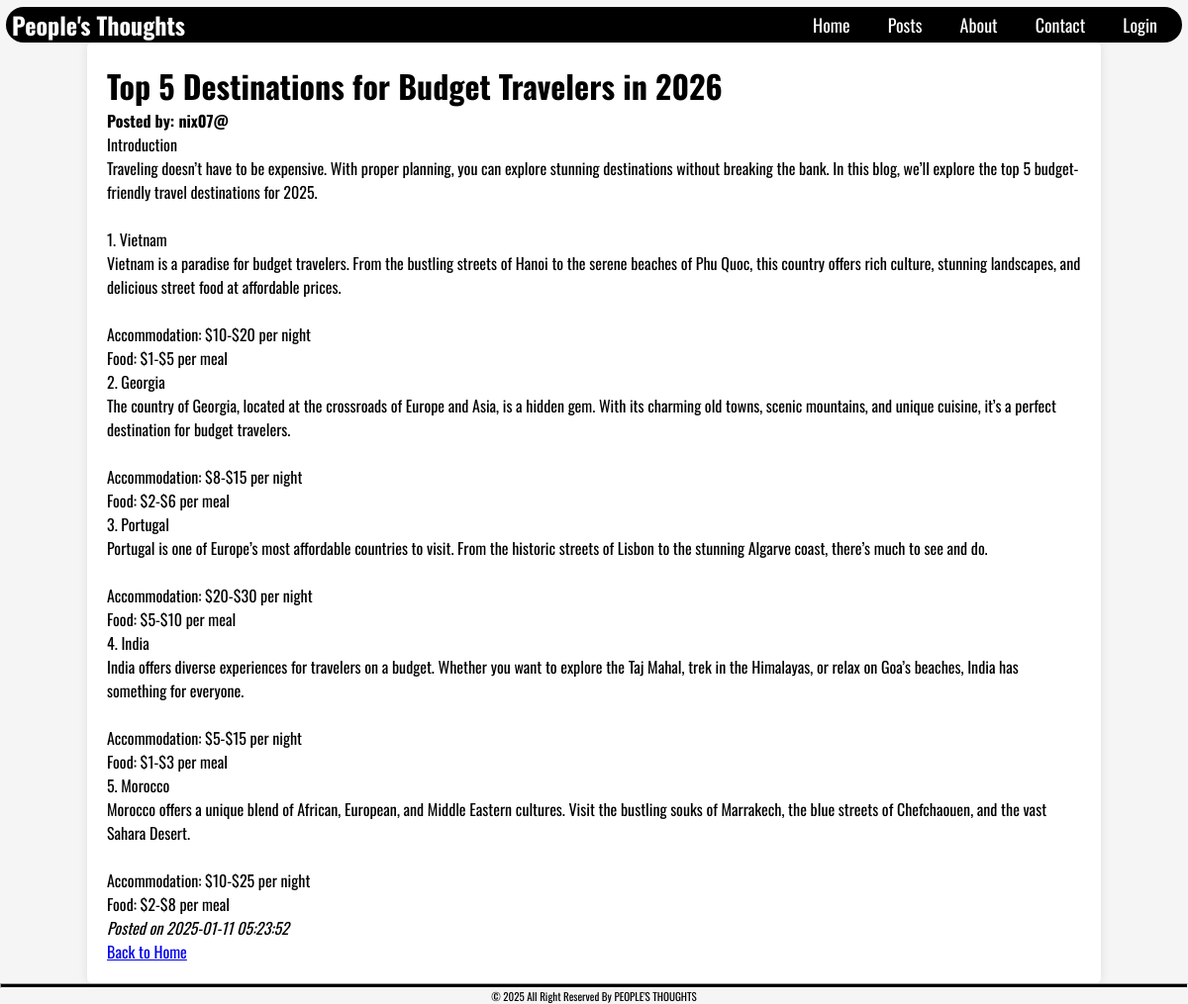
Page /view_post.php?id=3 on the committed database.
### tables this page shows
CREATE TABLE `posts` (
  `id` int(11) NOT NULL,
  `user_id` int(11) NOT NULL,
  `title` varchar(255) NOT NULL,
  `content` mediumblob NOT NULL,
  `created_at` timestamp NOT NULL DEFAULT current_timestamp()
);

CREATE TABLE `user` (
  `id` int(11) NOT NULL,
  `fullname` varchar(255) NOT NULL,
  `username` varchar(50) NOT NULL,
  `email` varchar(255) NOT NULL,
  `password` varchar(255) NOT NULL
);

### view_post.php (the view, shortened to what this page needs)
<?php
include "inc/header.php";
if (isset($_GET['id'])) {
    $postId = $_GET['id'];
    $query = "SELECT posts.*, user.username FROM posts
              JOIN user ON posts.user_id = user.id
              WHERE posts.id = ?";
    $stmt = $conn->prepare($query);
    $stmt->bind_param("i", $postId);
    $stmt->execute();
    $result = $stmt->get_result();
    if ($result->num_rows > 0) {
        $post = $result->fetch_assoc();
    } else {
        echo "Post not found.";
        exit();
    }
} else {
    echo "No post ID provided.";
    exit();
}
?>
<!DOCTYPE html>
<html lang="en">
<head>
    <link rel="stylesheet" href="css/style.css">
</head>
<body>
    <div class="post-container">
        <h1><?php echo htmlspecialchars($post['title']); ?></h1>
        <p><strong>Posted by: <?php echo htmlspecialchars($post['username']); ?></strong></p>
        <p><?php echo nl2br(htmlspecialchars($post['content'])); ?></p>
        <p><em>Posted on <?php echo date('Y-m-d H:i:s', strtotime($post['created_at'])); ?></em></p>
        <a href="index.php" class="back-btn">Back to Home</a>
    </div>
</body>
</html>
<?php
include "inc/footer.php";
?>

### css/navbar.css (style rules this page uses)
body { font-family: "Oswald", serif; }

### css/style.css (style rules this page uses)
* { margin: 0; padding: 0; box-sizing: border-box; }
body { font-family: "Oswald", serif; display: flex; flex-direction: column; align-items: center; min-height: 100vh; background-color: #f5f5f5; padding-top: 7px; }
.post-container { width: 1024px; margin: auto; background: white; padding: 20px; border-radius: 5px; box-shadow: 0 0 10px rgba(0, 0, 0, 0.1); }

### css/footer.css (style rules this page uses)
body { font-family: "Oswald", serif; }

### rows in the picture
posts: title "Top 5 Destinations for Budget Travelers in 2026", user.username "nix07@", content "Introduction Traveling doesn’t have to be expensive. With proper planning, you can explore stunning destinations without breaking the bank. In this blog, we’ll explore the top 5 budget-friendly travel destinations for 2025. 1. Vietnam Vietnam is a paradise for budget travelers. From the bustling streets of Hanoi to the serene beaches of Phu Quoc, this country offers rich culture, stunning landscapes, and delicious street food at affordable prices. Accommodation: $10-$20 per night Food: $1-$5 per meal 2. Georgia The country of Georgia, located at the crossroads of Europe and Asia, is a hidden gem. With its charming old towns, scenic mountains, and unique cuisine, it’s a perfect destination…", created_at "2025-01-11 05:23:52"
